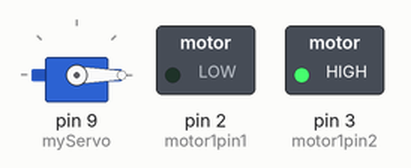
This sketch was run on a simulated Arduino Uno, built with avr-gcc and run on an emulated ATmega328P. Parts: servo, switched loads named in the sketch (green lamp = pin HIGH).

Above: at 0.05 s.
At 11.0 s:
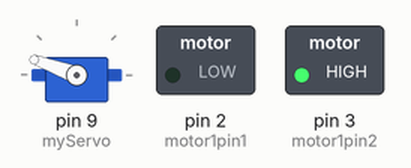
Timing chart, 0 to 12.7 s (numbered marks = the images above):
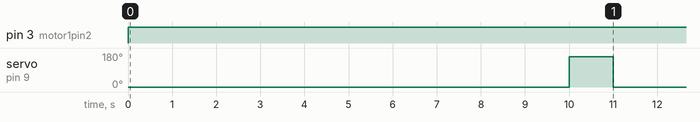

The sketch:

Motors.ino
```cpp
#include <Servo.h>

int motor1pin1 = 2;
int motor1pin2 = 3;

Servo myServo;  // create servo object

void setup() {
  // Setup for DC motor
  pinMode(motor1pin1, OUTPUT);
  pinMode(motor1pin2, OUTPUT);

  // Setup for Servo motor
  myServo.attach(9);  // attach the signal pin of servo to pin 9
}

void loop() {
  // DC Motor forward
  digitalWrite(motor1pin1, LOW);
  digitalWrite(motor1pin2, HIGH);

   // Servo move sequence
  myServo.write(0);
  delay(10000);
  myServo.write(160);
  delay(1000);


}
```

Measured:
- by itself, pin 3 (motor1pin2): LOW → HIGH at 0.00 s
- by itself, servo on pin 9 (myServo): alternates 160° for 1.0 s and 0° for 10.0 s
